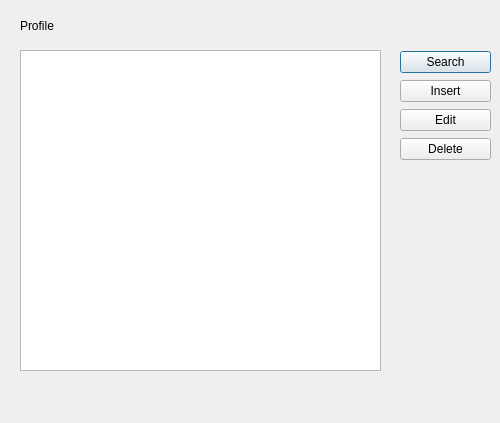
<?xml version="1.0" encoding="UTF-8"?>
<ui version="4.0">
 <class>Admin_account</class>
 <widget class="QDialog" name="Admin_account">
  <property name="geometry">
   <rect>
    <x>0</x>
    <y>0</y>
    <width>500</width>
    <height>423</height>
   </rect>
  </property>
  <property name="windowTitle">
   <string>Profile</string>
  </property>
  <widget class="QTableWidget" name="profile_table">
   <property name="geometry">
    <rect>
     <x>20</x>
     <y>50</y>
     <width>361</width>
     <height>321</height>
    </rect>
   </property>
  </widget>
  <widget class="QLabel" name="label">
   <property name="geometry">
    <rect>
     <x>20</x>
     <y>10</y>
     <width>101</width>
     <height>31</height>
    </rect>
   </property>
   <property name="styleSheet">
    <string notr="true">font: 12pt &quot;MS Shell Dlg 2&quot;;</string>
   </property>
   <property name="text">
    <string>Profile</string>
   </property>
  </widget>
  <widget class="QWidget" name="layoutWidget">
   <property name="geometry">
    <rect>
     <x>400</x>
     <y>50</y>
     <width>91</width>
     <height>112</height>
    </rect>
   </property>
   <layout class="QVBoxLayout" name="verticalLayout">
    <item>
     <widget class="QPushButton" name="Search">
      <property name="text">
       <string>Search</string>
      </property>
     </widget>
    </item>
    <item>
     <widget class="QPushButton" name="Insert">
      <property name="text">
       <string>Insert</string>
      </property>
     </widget>
    </item>
    <item>
     <widget class="QPushButton" name="Edit">
      <property name="text">
       <string>Edit</string>
      </property>
     </widget>
    </item>
    <item>
     <widget class="QPushButton" name="Delete">
      <property name="text">
       <string>Delete</string>
      </property>
     </widget>
    </item>
   </layout>
  </widget>
 </widget>
 <resources/>
 <connections/>
</ui>
